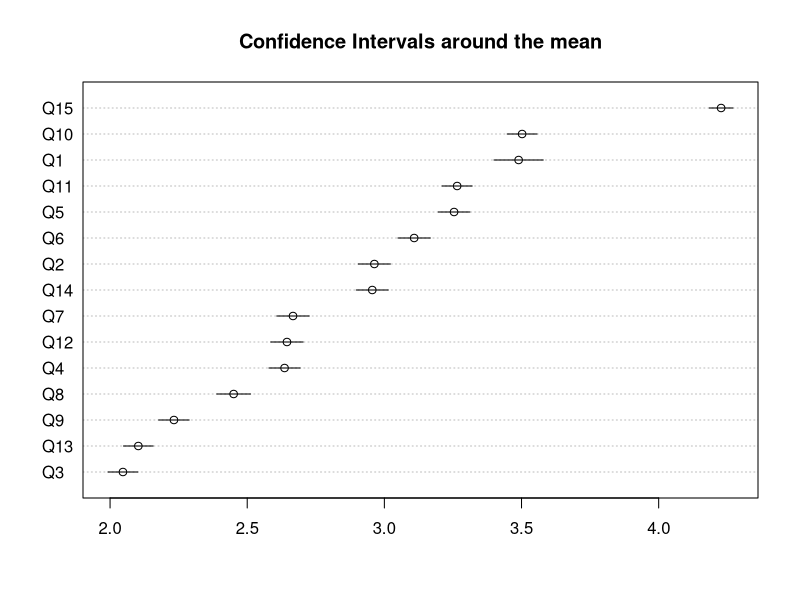
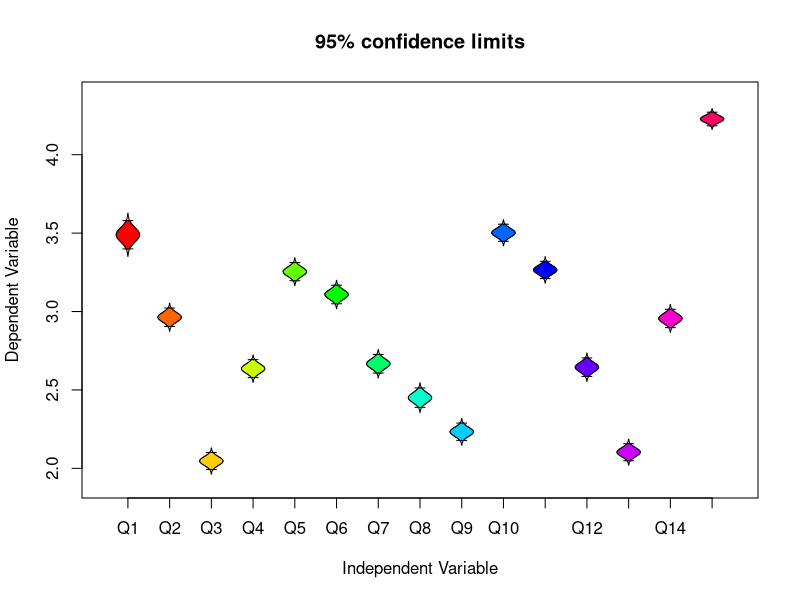
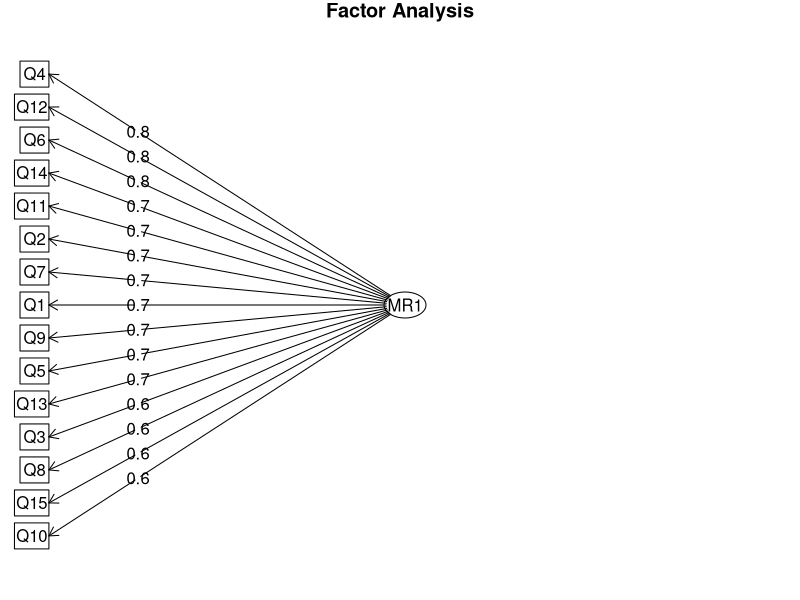
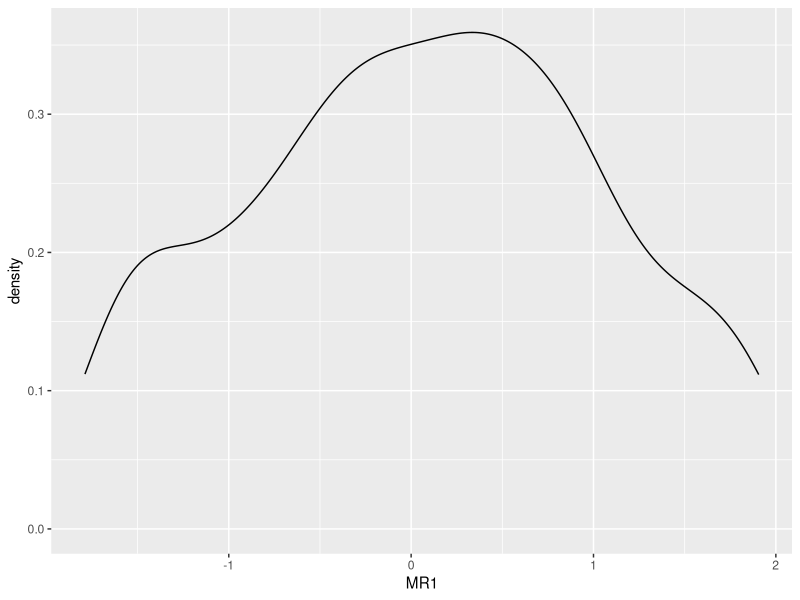
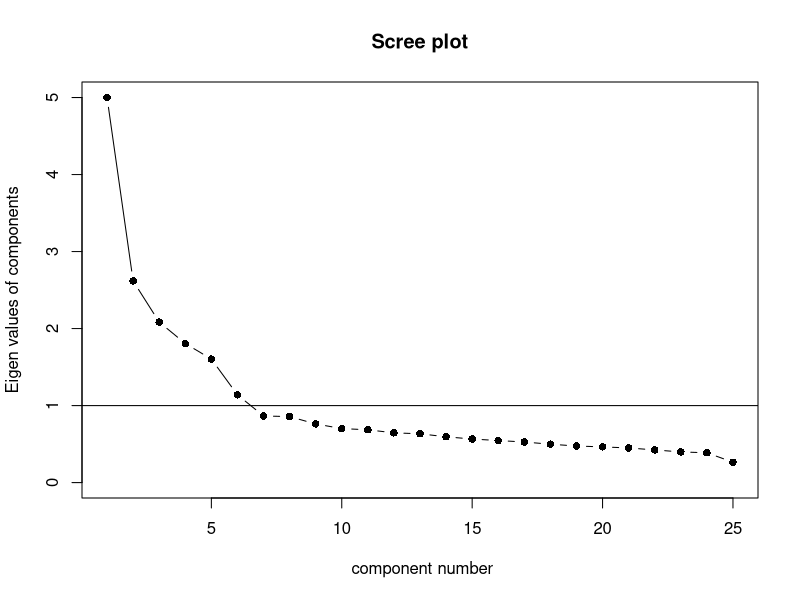
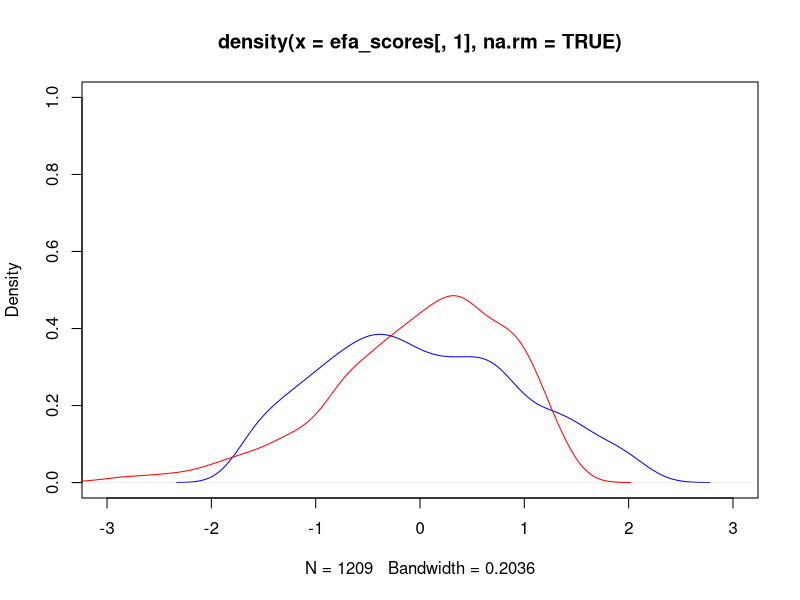

These figures' R source, in order:
## ---- chunk 1
knitr::opts_chunk$set(echo = TRUE)
## ---- chunk 2
library(psych)
library(tidyverse)
library(readxl)
library(sem) # for CFA

gcbs <- read_excel('gcbs.xlsx') %>%
  mutate_all(as.integer) %>%
  as.data.frame()

str(gcbs)
## ---- chunk 3
describe(gcbs)

error.dots(gcbs)
error.bars(gcbs)
## ---- chunk 4
# Establish two sets of indices to split the dataset
N <- nrow(gcbs)
indices <- seq(1, N)
indices_EFA <- sample(indices, floor((.5*N)))
indices_CFA <- indices[!(indices %in% indices_EFA)]

# Use those indices to split the dataset into halves for your EFA and CFA
gcbs_EFA <- gcbs[indices_EFA, ]
gcbs_CFA <- gcbs[indices_CFA, ]
## ---- chunk 5
describe(gcbs_EFA)
describe(gcbs_CFA)
## ---- chunk 6
lowerCor(gcbs_EFA)
## ---- chunk 7
correlation_test <- corr.test(gcbs_EFA, use = "pairwise.complete.obs")

correlation_test$p
correlation_test$ci # r is the correlation value
## ---- chunk 8
psych::alpha(gcbs_EFA)
## ---- chunk 9
splitHalf(gcbs_EFA)
## ---- chunk 10
efa_model <- fa(gcbs_EFA)

efa_model
## ---- chunk 11
# matrix
efa_model$loadings

# path diagram:
fa.diagram(efa_model)
## ---- chunk 12
# getting idea of the original data
head(gcbs)
rowSums(head(gcbs_EFA))

# looking at first few lines of factor scores
head(efa_model$scores)
rowSums(head(efa_model$scores))

# summary stats of scores:
summary(efa_model$scores)

scores <- efa_model$scores

scores %>%
  as_tibble() %>%
  ggplot(aes(x = MR1)) +
  geom_density()
## ---- chunk 13
data(bfi)

bfi_raw <- bfi
head(bfi_raw)

bfi <- bfi_raw %>%
  select(-gender, -education, -age)


N <- nrow(bfi)
indices <- seq(1, N)
indices_EFA_bfi <- sample(indices, floor((.5*N)))
indices_CFA_bfi <- indices[!(indices %in% indices_EFA)]

# Use those indices to split the dataset into halves for your EFA and CFA
bfi_EFA <- bfi[indices_EFA_bfi, ]
bfi_CFA <- bfi[indices_CFA_bfi, ]
## ---- chunk 14
bfi_efa_cor <- cor(bfi_EFA, use = "pairwise.complete.obs")
eingvals <- eigen(bfi_efa_cor)

eingvals$values

scree(bfi_efa_cor, factors = FALSE)
## ---- chunk 15
efa_model <- fa(bfi_EFA, nfactors = 6)
## ---- chunk 16
efa_model

efa_model$loadings
## ---- chunk 17
head(efa_model$scores)
## ---- chunk 18
efa_model

# 1. chi square is sig which is bad(unsurprising given sample size)
# 2. TLI = 0.911 which is good
# 3. RMSEA: 0.02 which is good
# 4. BIC -531.45 (can't evaluate how good it is)
## ---- chunk 19
bfi_theory <- fa(bfi_EFA, nfactors = 5)
bfi_eigen <- fa(bfi_EFA, nfactors = 6)

bfi_theory$BIC # -276
bfi_eigen$BIC # -531
## ---- chunk 20
efa_syn <- structure.sem(efa_model)

efa_syn
## ---- chunk 21
# Set up syntax specifying which items load onto each factor
theory_syn_eq <- "
AGE: A1, A2, A3, A4, A5
CON: C1, C2, C3, C4, C5
EXT: E1, E2, E3, E4, E5
NEU: N1, N2, N3, N4, N5
OPE: O1, O2, O3, O4, O5
"

# Feed the syntax in to have variances and covariances automatically added
theory_syn <- cfa(text = theory_syn_eq, 
                  reference.indicators = FALSE)

theory_syn
## ---- chunk 22
theory_cfa <- sem(theory_syn, data = bfi_CFA)

summary(theory_cfa)
## ---- chunk 23
options(fit.indices = c("CFI", "GFI", "RMSEA", "BIC"))

summary(theory_cfa)
## ---- chunk 24
summary(theory_cfa)$BIC
## ---- chunk 25
theory_cfa_scores <- fscores(theory_cfa)

head(theory_cfa_scores)
## ---- chunk 26
# View the first five rows of the EFA loadings
efa_model$loadings[1:5,]

# View the first five loadings from the CFA estimated from the EFA results
summary(theory_cfa)$coeff[1:5,]
## ---- chunk 27
efa_scores <- efa_model$scores # getting scores for the efa model of the bfi_EFA dataset

cfa_scores_diff <- fscores(theory_cfa, data = bfi_EFA) # using CFA model to get EFA data results


plot(density(efa_scores[, 1], na.rm = TRUE),
     xlim = c(-3, 3), ylim = c(0, 1), col = "blue") # blue line for the efa model
lines(density(cfa_scores_diff[, 1], na.rm = TRUE),
     xlim = c(-3, 3), ylim = c(0, 1), col = "red") # red line is the scores for the cfa model
## ---- chunk 28
theory_syn_add <- "
AGE: A1, A2, A3, A4, A5
CON: C1, C2, C3, C4, C5
EXT: E1, E2, E3, E4, E5, N4
NEU: N1, N2, N3, N4, N5, E3
OPE: O1, O2, O3, O4, O5
"

# now convertin to sem-compatible syntax
theory_syn_2 <- cfa(text = theory_syn_add, reference.indicators = FALSE)


# run CFA with revised syntax
theory_cfa_add <- sem(theory_syn_2, data = bfi_CFA)
## ---- chunk 29
anova(theory_cfa, theory_cfa_add)
## ---- chunk 30
summary(theory_cfa)$CFI
summary(theory_cfa_add)$CFI # higher which is good!

summary(theory_cfa)$RMSEA
summary(theory_cfa_add)$RMSEA # slight improvmenet (lower), but still not at 0.05.

summary(theory_cfa)$BIC
summary(theory_cfa_add)$BIC # lower (which is better)
## ---- chunk 31
theory_syn_delete <- "
AGE: A1, A2, A3, A4, A5
CON: C1, C2, C3, C4, C5
EXT: E1, E2, E3, E4, E5
NEU: N1, N2, N3, N4, N5
OPE: O1, O2, O3, O5
"

theory_syn_3 <- cfa(text = theory_syn_delete, reference.indicators = FALSE)

theory_cfa_delete <- sem(theory_syn_3, data = bfi_CFA)
## ---- chunk 32
summary(theory_cfa_delete) # none of our indicators are good enough


summary(theory_cfa_delete)$CFI # better fit
summary(theory_cfa)$CFI

summary(theory_cfa_delete)$RMSEA # slightly better fit
summary(theory_cfa)$RMSEA

summary(theory_cfa_delete)$BIC # better fit
summary(theory_cfa)$BIC
